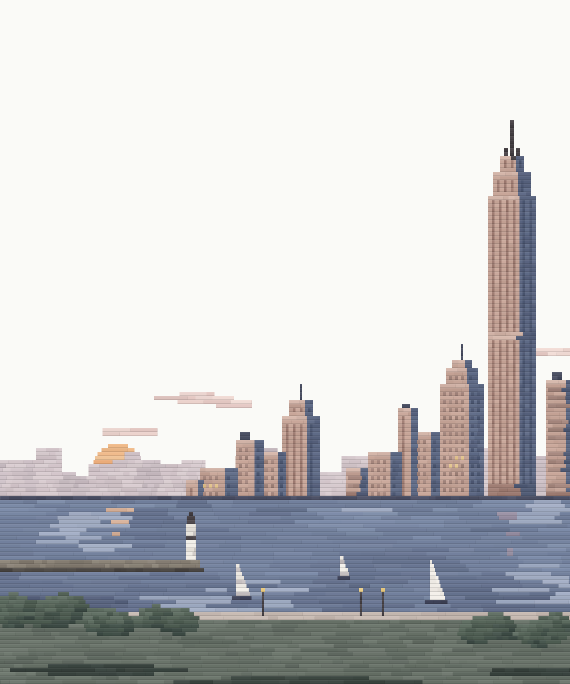
#> input picture web/src/ui/art/strata/pages/city.webp, 1140 x 1368 px (shown at 1/2 size)
$ python ink.py ../../../../web/src/ui/art/strata/pages/city.webp ../../../../web/src/ui/art/strata/pages/coast.webp
#> lines starting #> are read from the running program, lines starting #| are printed output that depends on the picture
"""The title adjusts by itself (Josef, 2026-11-21): the cover's ink is chosen from the paint behind the type. Measure
the mean luminance of the title area (world x 18-200, y 20-175 of 236 x 344); on a dark top the title and name are
cream, on a light top they take the book's own dark ink.

python3 ink.py out/<name>-xl.png [dark ink] -> prints the ink and the measured luminance"""
import sys
import numpy as np
from PIL import Image

CREAM = "#f6efe0"


def top_luminance(path):
    a = np.asarray(Image.open(path).convert("RGB"), float) / 255
    h, w = a.shape[:2]
#> h = 1368; w = 1140
    r = a[int(h * 20 / 344):int(h * 175 / 344), int(w * 18 / 236):int(w * 200 / 236)]
    lin = np.where(r <= 0.04045, r / 12.92, ((r + 0.055) / 1.055) ** 2.4)
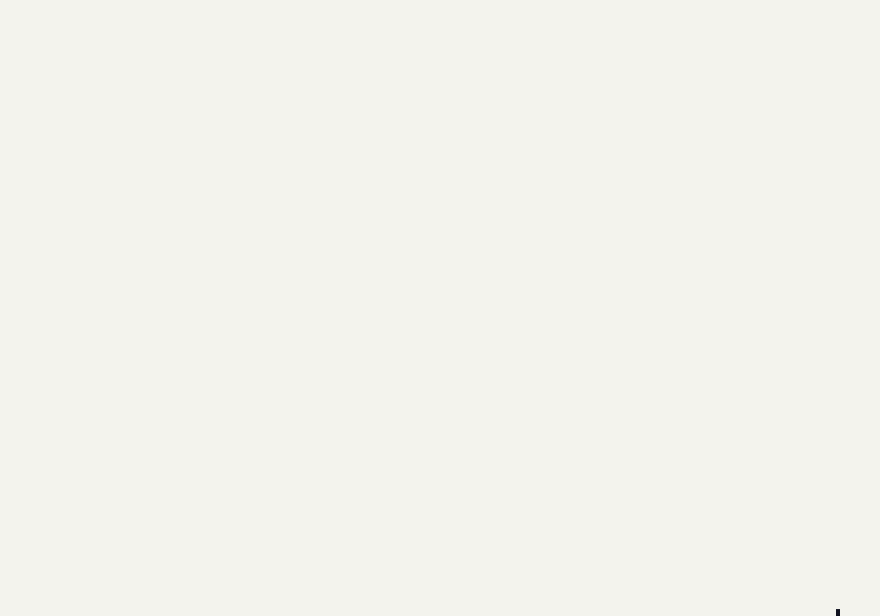
#> lin: shape (616, 880, 3) float64; mean R, G, B 0.956, 0.956, 0.93
    return float((0.2126 * lin[..., 0] + 0.7152 * lin[..., 1] + 0.0722 * lin[..., 2]).mean())


def ink_for(path, dark_ink):
    """Cream on a dark top, the dark ink on a light one: whichever reads with more contrast."""
    L = top_luminance(path)
#> L = 0.954

    def lum(hexc):
        c = np.array([int(hexc[i:i + 2], 16) for i in (1, 3, 5)], float) / 255
        c = np.where(c <= 0.04045, c / 12.92, ((c + 0.055) / 1.055) ** 2.4)
        return 0.2126 * c[0] + 0.7152 * c[1] + 0.0722 * c[2]

    def contrast(a, b):
#> called with a = 0.954, b = 0.867
        hi, lo = max(a, b), min(a, b)
#> hi = 0.954; lo = 0.867
        return (hi + 0.05) / (lo + 0.05)

    c_cream, c_dark = contrast(L, lum(CREAM)), contrast(L, lum(dark_ink))
    return (CREAM if c_cream > c_dark else dark_ink), L, max(c_cream, c_dark)


if __name__ == "__main__":
#> (the run stopped early here; a loop or call above may not have finished)
